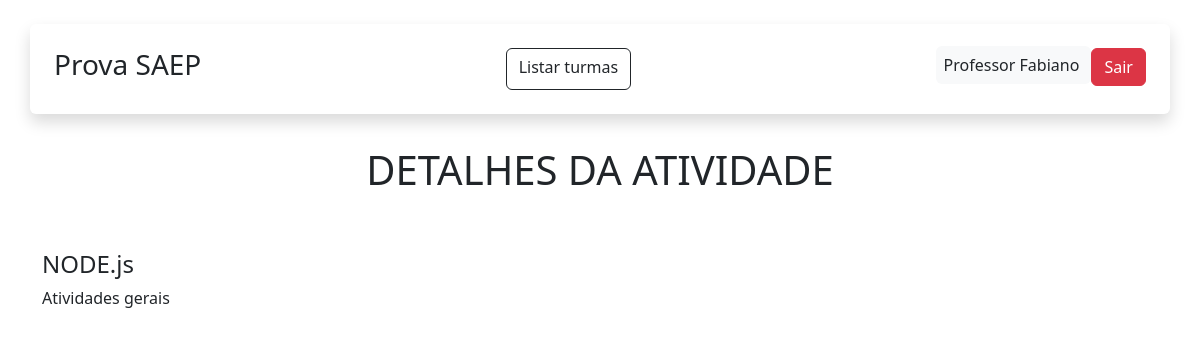
Screenshot of /turma/atividade/detalhes/2 (signed in) with the database file from the repository.
### app/models.py (models this page shows, shortened)
class User(db.Model, UserMixin):
    id = db.Column(db.Integer, primary_key=True)
    nome = db.Column(db.String(100), nullable=False)
    sobrenome = db.Column(db.String(100), nullable=False)
    email = db.Column(db.String(120), unique=True, nullable=False)
    senha = db.Column(db.String(60), nullable=False)
    turmas = db.relationship('Turma', backref='user', lazy=True)
    atividades = db.relationship('Atividade', backref='user', lazy=True)

class Atividade(db.Model):
    id = db.Column(db.Integer, primary_key=True)
    nome = db.Column(db.String(100), nullable=False)
    detalhes = db.Column(db.String, nullable=False)
    user_id = db.Column(db.Integer, db.ForeignKey('user.id'), nullable=False)
    turma_id = db.Column(db.Integer, db.ForeignKey('turma.id'), nullable=False)

### app/view.py (the view)
@app.route("/turma/atividade/detalhes/<int:atividade_id>", methods=["GET"])
@login_required
def atividade_detalhes(atividade_id):
    atividade = Atividade.query.get_or_404(atividade_id)
    return render_template("atividade_detalhes.html", atividade=atividade)

### app/models.py (called while the page is built)
@login_manager.user_loader
def load_user(user_id):
    return User.query.get(int(user_id))

### app/templates/atividade_detalhes.html (shortened to what this page needs)
{% extends "base.html" %}
{% block content %}
<div class="container">
    <div class="row text-center">
        <h1 class="mt-2">DETALHES DA ATIVIDADE</h1>
    </div>
</div>
<div class="container mt-5">
    <div class="mt-5">
        <h4>{{ atividade.nome }}</h4>
        <p>{{ atividade.detalhes }}</p>
    </div>
</div>
{% endblock %}

### app/templates/base.html (shortened to what this page needs)
<!DOCTYPE html>
<html lang="en">
<head>
    <link href="https://cdn.jsdelivr.net/npm/bootstrap@5.3.8/dist/css/bootstrap.min.css" rel="stylesheet"
>
</head>
<body>
    <header class="container shadow rounded-2 p-4 my-4 d-flex justify-content-between">
        <h3> Prova SAEP </h3>
        <nav class="nav gap-2 my-md-0">
            <a href="{{ url_for ('turmas') }}" class="btn btn-outline-dark">Listar turmas</a>
        </nav>
        <div>
            {% if current_user.is_authenticated %}
            <span class="p-2 bg-light rounded-2"> {{ current_user.nome }} {{ current_user.sobrenome }} </span>
            <a href="{{ url_for('logout') }}" class="btn btn-danger">Sair</a>
            {% else %}
            <a class="btn btn-outline-dark px-4" href="{{url_for('LoginPage')}}">Login</a>
            <a class="btn btn-outline-dark px-4" href="{{url_for('RegisterPage')}}">Cadastro</a>
            {% endif %}
        </div>
    </header>
    {% block content %} {% endblock %}
</body>
</html>

### rows the page displays
User: nome "Professor", sobrenome "Fabiano"
Atividade: nome "NODE.js", detalhes "Atividades gerais"
